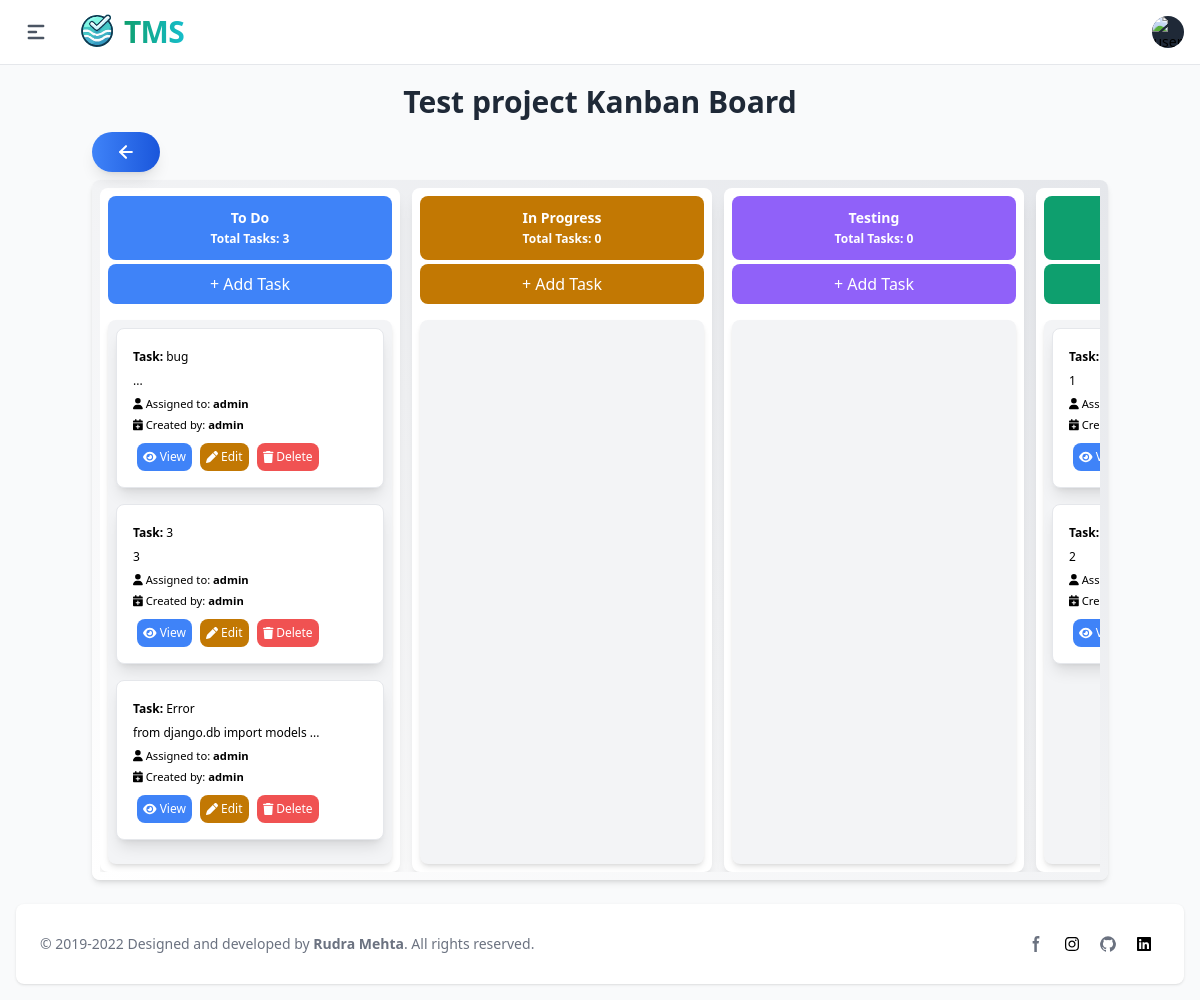
/kanban-board/7/ (signed in), run on the app's committed database.
### apps/project_mgmt/models/kanban.py (models this page shows, shortened)
class Board(BaseModel, models.Model):
    project = models.ForeignKey(Project, related_name='boards', on_delete=models.CASCADE)
    name = models.CharField(max_length=255)
    description = models.TextField(blank=True, null=True)

class Column(BaseModel, models.Model):
    board = models.ForeignKey(Board, related_name='columns', on_delete=models.CASCADE)
    name = models.CharField(max_length=255)
    order = models.PositiveIntegerField()
    color = models.CharField(choices=ColorChoices.choices, max_length=200, null=True, blank=True)

class Task(BaseModel, models.Model):
    column = models.ForeignKey(Column, related_name='tasks', on_delete=models.CASCADE)
    title = models.CharField(max_length=255)
    description = HTMLField(blank=True, null=True)
    order = models.PositiveIntegerField()
    user = models.ForeignKey(UserModel, on_delete=models.CASCADE)

### apps/project_mgmt/models/project.py (models this page shows, shortened)
class Project(BaseModel, models.Model):
    name = models.CharField(max_length=200)
    description = models.TextField(blank=True, null=True)

### apps/auth/models.py (models this page shows, shortened)
class UserModel(AbstractBaseUser, PermissionsMixin, CreatedUpdatedAt):
    id = models.UUIDField(primary_key=True, default=uuid.uuid4, editable=False, unique=True)
    is_active = models.BooleanField(default=False)
    is_staff = models.BooleanField(default=False)
    user_image = models.ImageField(upload_to='user_image',null=True, blank=True)
    username = models.CharField(max_length=50, unique=True)
    is_deleted = models.BooleanField(default=False)
    email = models.EmailField(unique=True, max_length=50)
    groups = models.ManyToManyField(Group, related_name='user_model_groups', blank=True)
    user_permissions = models.ManyToManyField(Permission, related_name='user_model_permissions', blank=True)
    USERNAME_FIELD = "email"
    REQUIRED_FIELDS = ['username']
    objects = UserManager()

### apps/project_mgmt/views.py (the view)
# urls.py: path('kanban-board/<int:board_id>/', KanBanBoardView.as_view(), name='kanban_board'),
class KanBanBoardView(View):
    def get(self, request, board_id):
        board = Board.objects.get(id = board_id)
        tasks_prefetch = Prefetch(
            'tasks',
            queryset=Task.objects.order_by('order')  # Adjust 'order' to the appropriate field for task ordering
        )
        board_columns = Column.objects.filter(board = board).prefetch_related(tasks_prefetch).order_by('order')
        users = UserModel.objects.values('id', 'username')
        context = {
            'board':board,
            'board_columns':board_columns,
            'users': users
        }
        return render(request, 'project_mgmt/kanban.html', context)

### utils/models/createupdateuser.py (called while the page is built)
    def __call__(self, request):
        _thread_locals.user = request.user
        response = self.get_response(request)
        return response

### utils/models/manager.py (called while the page is built)
    def get_queryset(self):
        return super(ObjectsManager, self).get_queryset()

### apps/templates/project_mgmt/kanban.html (shortened to what this page needs)
{% extends "base/base.html" %}
{% load static %}
{% block content %}
<div class="container mx-auto px-1 py-1 max-w-screen">
  <h1 class="text-3xl font-bold text-center mb-3 text-gray-800">{{ board.project.name }} Kanban Board</h1>
  {% block backurl %}
  {% include "base/backbutton.html" %}
  {% endblock backurl %}
  <div class="bg-gradient-to-tr from-white to-gray-200 p-2 dark:bg-gray-800 rounded-lg shadow-md overflow-hidden">
    <div class="overflow-x-auto scrollbar-custom">
      <div class="flex space-x-3">
        {% for colums in board_columns %}
          <div class="bg-white rounded-lg shadow-lg p-2 max-w-[300px] w-[500px] flex-shrink-0" data-columsid="{{ colums.id }}">
            <div class="text-sm font-semibold mb-1 text-center bg-{{ colums.color }}-500 text-white p-3 rounded-lg">
              <h2>{{ colums.name }}</h2>
              <span class="text-xs">Total Tasks: {{ colums.tasks.count }}</span>
            </div>
            <button class="bg-{{ colums.color }}-500 bottom-0 text-white p-2 mb-4 rounded-lg w-full draggable" onclick="openAddTaskModal('{{ colums.id }}')">+ Add Task</button>
            <div class="bg-gray-100 p-2 rounded-lg shadow-md min-h-[300px] column-content">
              {% for task in colums.tasks.all %}
                <div data-taskid="{{ task.id }}" class="bg-white p-4 mb-4 rounded-lg shadow-lg draggable border border-gray-200" draggable="true">
                  <div class="flex justify-between items-center mb-1 text-xs">
                    <div class="badge badge-info py-1 rounded-pill">
                      <strong>Task:</strong> {{ task.title }}
                    </div>
                  </div>
                  <div class="mb-1 text-xs">
                    {% if task.description|length > 30 %}
                      <p class="text-muted">{{ task.description|striptags|slice:":30" }}...</p>
                    {% else %}
                      <p class="text-muted">{{ task.description }}</p>
                    {% endif %}
                  </div>
                  <div class="mb-1 text-sm">
                    <div class="d-flex justify-content-between">
                      <div>
                        <small class="text-muted">
                          <i class="fas fa-user"></i> Assigned to: <strong>{{ task.user.username }}</strong>
                        </small>
                      </div>
                      <div>
                        <small class="text-muted">
                          <i class="fas fa-calendar-plus"></i> Created by: <strong>{{ task.created_by.username }}</strong>
                        </small>
                      </div>
                    </div>
                  </div>
                  <div class="flex justify-start mt-2 z-50">
                    <a href="#" onclick="openTaskDetailsModal('{{ task.id }}')" class="btn btn-primary mx-1 p-1.5 text-xs font-medium rounded-lg bg-blue-500 text-white">
                      <i class="fas fa-eye"></i> View
                    </a>
                    <a href="#" class="btn btn-primary mx-1 p-1.5 text-xs font-medium rounded-lg bg-yellow-500 text-white">
                      <i class="fas fa-pen"></i> Edit
                    </a>
                    <form id="deleteForm" method="post" class="">
                      <button type="button" onclick="get_action('{% url "delete_task" task.id %}')" id="deleteButton" data-modal-target="deleteModal" data-modal-toggle="deleteModal" class="btn btn-primary mx-1 p-1.5 text-xs font-medium rounded-lg bg-red-500 text-white">
                          <i class="fas fa-trash"></i> Delete
                      </button>
                  </form>
                  </div>
                </div>
              {% endfor %}
            </div>
          </div>
        {% endfor %}
      </div>
    </div>
  </div>
</div>
{% endblock content %}

### data on the page
Board: project.name "Test project"
Column: name "To Do", tasks.count "3"
Task: title "bug", user.username "admin", created_by.username "admin"
Task: title "3", description "3", user.username "admin", created_by.username "admin"
Task: title "Error", description "from django.db import models", user.username "admin", created_by.username "admin"
Column: name "In Progress", tasks.count "0"
Column: name "Testing", tasks.count "0"
Task: description "1"
Task: description "2"
